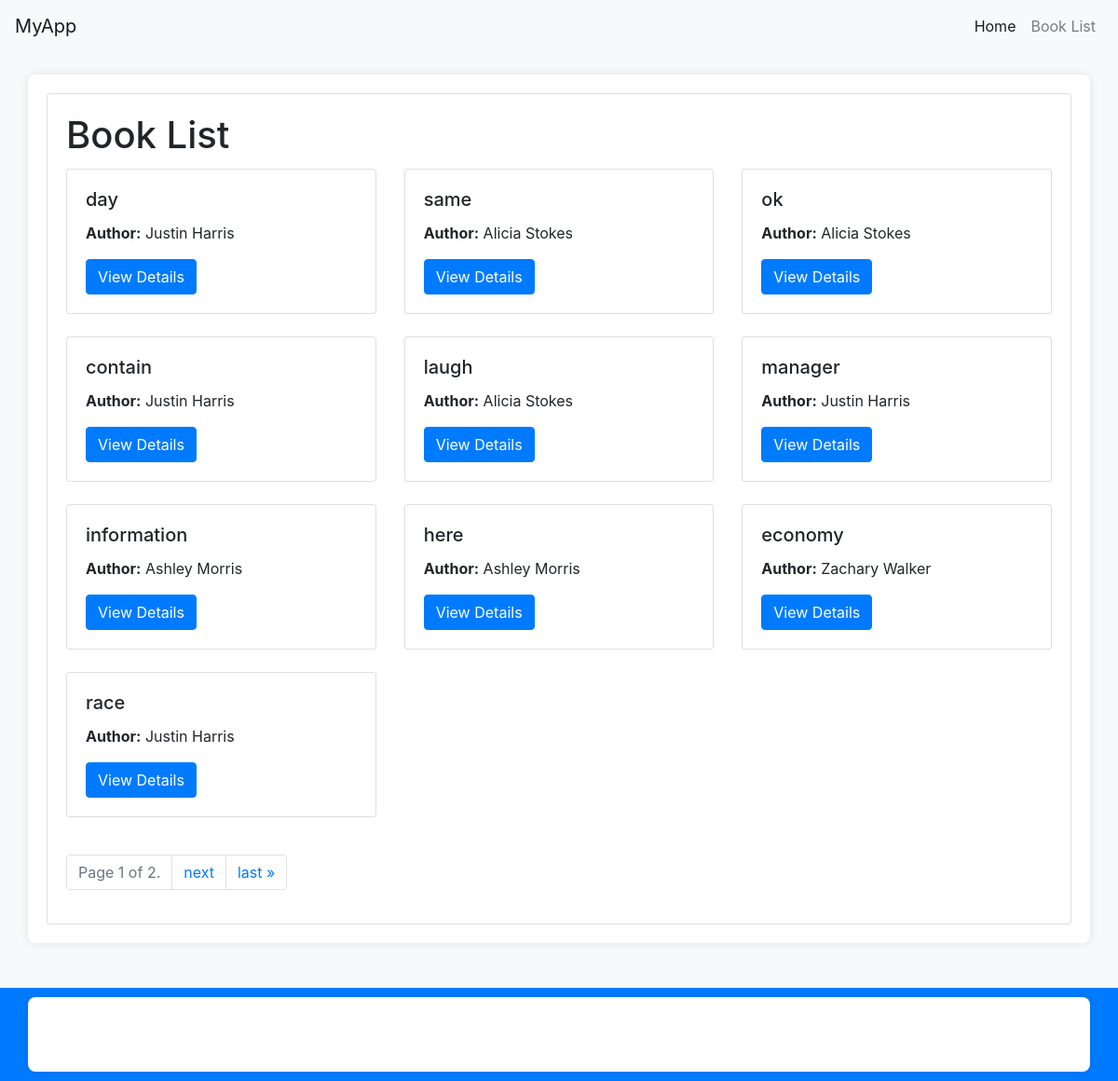
The page /books/ on the database its author committed.
### myapp/models.py (models this page shows, shortened)
class BaseModel(models.Model):
    created_at = models.DateTimeField(auto_now_add=True)
    updated_at = models.DateTimeField(auto_now=True)
    class Meta:
        abstract = True

class Book(BaseModel):
    title = models.CharField(max_length=255)
    published_date = models.DateField()
    author = models.ForeignKey(Author, on_delete=models.CASCADE, related_name='books')

class Author(BaseModel):
    name = models.CharField(max_length=255)

### myapp/views.py (the view)
# urls.py: path('books/', book_list, name='book_list'),
def book_list(request):
    books = Book.objects.all()
    paginator = Paginator(books, 10)
    page = request.GET.get('page')
    try:
        books = paginator.page(page)
    except PageNotAnInteger:
        books = paginator.page(1)
    except EmptyPage:
        books = paginator.page(paginator.num_pages)
    return render(request, 'myapp/book_list.html', {'books': books})

### myapp/templates/myapp/book_list.html (shortened to what this page needs)
{% extends 'myapp/base.html' %}
{% block content %}
    <div class="card">
        <div class="card-body">
            <h1 class="card-title">Book List</h1>
            <div class="row">
                {% for book in books %}
                    <div class="col-md-4 mb-4">
                        <div class="card">
                            <div class="card-body">
                                <h5 class="card-title">{{ book.title }}</h5>
                                <p class="card-text"><strong>Author:</strong> {{ book.author.name }}</p>
                                <a href="{% url 'book_detail' pk=book.pk %}" class="btn btn-primary">View Details</a>
                            </div>
                        </div>
                    </div>
                {% endfor %}
            </div>
            <nav aria-label="Page navigation">
                <ul class="pagination mt-3">
                    <li class="page-item disabled">
                        <span class="page-link">Page {{ books.number }} of {{ books.paginator.num_pages }}.</span>
                    </li>
                    {% if books.has_next %}
                        <li class="page-item"><a class="page-link" href="?page={{ books.next_page_number }}">next</a></li>
                        <li class="page-item"><a class="page-link" href="?page={{ books.paginator.num_pages }}">last &raquo;</a></li>
                    {% endif %}
                </ul>
            </nav>
        </div>
    </div>
{% endblock %}

### myapp/templates/myapp/base.html (shortened to what this page needs)
{% load static %}
<!DOCTYPE html>
<html lang="en">
<head>
    <link rel="stylesheet" href="https://stackpath.bootstrapcdn.com/bootstrap/4.3.1/css/bootstrap.min.css">
    <link rel="stylesheet" href="{% static 'myapp/css/style.css' %}">
</head>
<body>
    <nav class="navbar navbar-expand-lg navbar-light bg-light">
        <a class="navbar-brand" href="{% url 'home' %}">MyApp</a>
        <div class="collapse navbar-collapse" id="navbarNav">
            <ul class="navbar-nav ml-auto">
                <li class="nav-item active">
                    <a class="nav-link" href="{% url 'home' %}">Home <span class="sr-only">(current)</span></a>
                </li>
                <li class="nav-item">
                    <a class="nav-link" href="{% url 'book_list' %}">Book List</a>
                </li>
            </ul>
        </div>
    </nav>
    <div class="container mt-4">
        {% block content %}{% endblock %}
    </div>
    <footer class="footer mt-5">
        <div class="container">
            <p>&copy; 2023 MyApp. All rights reserved.</p>
        </div>
    </footer>
</body>
</html>

### myapp/static/myapp/css/style.css (style rules this page uses)
body { background-color: #f8f9fa; }
.navbar { background-color: #007bff; }
.navbar-brand, .navbar-nav .nav-link { color: #ffffff; }
.footer { background-color: #007bff; color: #ffffff; text-align: center; padding: 10px 0; }
.container { background-color: #ffffff; border-radius: 8px; box-shadow: 0 0 10px rgba(0, 0, 0, 0.1); padding: 20px; }

### rows shown on the page
Book: title "day", author.name "Justin Harris"
Book: title "same", author.name "Alicia Stokes"
Book: title "ok", author.name "Alicia Stokes"
Book: title "contain", author.name "Justin Harris"
Book: title "laugh", author.name "Alicia Stokes"
Book: title "manager", author.name "Justin Harris"
Book: title "information", author.name "Ashley Morris"
Book: title "here", author.name "Ashley Morris"
Book: title "economy", author.name "Zachary Walker"
Book: title "race", author.name "Justin Harris"

### other values the page prints
{{ books.number }} "1"
{{ books.paginator.num_pages }} "2"
